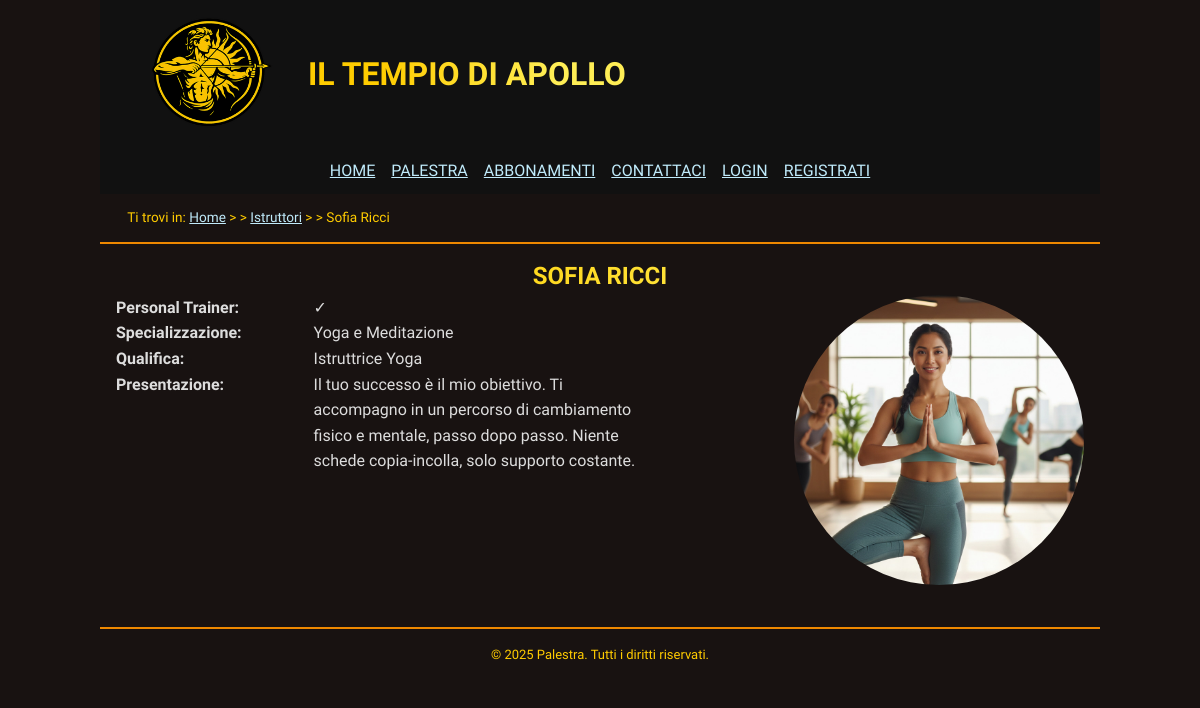
/html/profilo-istruttore.php?id=10, run on the app's committed database.
### tables this page shows
CREATE TABLE Istruttore (
    id_utente BIGINT UNSIGNED PRIMARY KEY REFERENCES Utente(id_utente) ON DELETE CASCADE,
    specializzazione VARCHAR(100),
    qualifica VARCHAR(100),
    telefono VARCHAR(20),
    presentazione VARCHAR(255)
);

CREATE TABLE Personal_Trainer (
    id_istruttore BIGINT UNSIGNED PRIMARY KEY REFERENCES Istruttore(id_utente) ON DELETE CASCADE
);

CREATE TABLE Utente (
    id_utente SERIAL PRIMARY KEY,
    nome VARCHAR(100) NOT NULL,
    cognome VARCHAR(100) NOT NULL,
    email VARCHAR(100) UNIQUE NOT NULL,
    password_hash CHAR(60) NOT NULL 
);

### html/profilo-istruttore.php (the view, shortened to what this page needs)
<?php
require_once "../internal/db_connection.php";
$templateIstruttore = file_get_contents('../internal/profilo-istruttore.html');
$idIstruttore = -1;
if (isset($_GET['id'])) {
    $idIstruttore = (int)$_GET['id'];
}
$query = "SELECT *
    FROM Istruttore
    JOIN Utente on Utente.id_utente = Istruttore.id_utente
    LEFT JOIN Personal_Trainer on Istruttore.id_utente = Personal_Trainer.id_istruttore
    WHERE Utente.id_utente = ?";
$stmt = $conn->prepare($query);
$stmt->bind_param('i', $idIstruttore);
$stmt->execute();
$result = $stmt->get_result();
while ($row = $result->fetch_array(MYSQLI_ASSOC)) {
    $output = $templateIstruttore;
    $imageFile = $idIstruttore;
    $isPt = $row['id_istruttore'] == null ? '&cross;' : '&check;';
    $output = str_replace("[ID Istruttore]", $idIstruttore, $output);
    $output = str_replace("[Immagine Profilo]", $imageFile, $output);
    $output = str_replace("[Nome Istruttore]", htmlspecialchars($row['nome'] . ' ' . $row['cognome']), $output);
    $output = str_replace("[È PT]", $isPt, $output);
    $output = str_replace("[Specializzazione Istruttore]", htmlspecialchars($row['specializzazione']), $output);
    $output = str_replace("[Qualifica Istruttore]", htmlspecialchars($row['qualifica']), $output);
    $output = str_replace("[Presentazione Istruttore]", htmlspecialchars($row['presentazione']), $output);
    $foreignWords = [
        'bodybuilding',
        'personal trainer',
        'functional training',
    ];
    preg_match('/<body>.*<\/body>/s', $output, $body);
    $body = $body[0];
    foreach ($foreignWords as $foreign) {
        $body = preg_replace_callback(
            '/' . $foreign . '/i',
            function ($matches) {
                return '<span lang="en">' . $matches[0] . '</span>';
            },
            $body
        );
    }
    $output = preg_replace(
        '/<body>.*<\/body>/s',
        $body,
        $output
    );
}

### html/css/style.css (style rules this page uses)
* { padding: 0; margin: 0; }
:root { --mainColorLight: #fe5; --mainColor: #fc0; --mainColorDark: #e80; --textColor: #ddd; --urlColor: #c0ebfb; --visitedUrlColor: #965cfd; --mainBackgroundColorDark: #111; --mainBackgroundColor: #181211; --mainBackgroundColorLight: #332; --headerGradient: linear-gradient(to right, var(--mainColor) 25%, var(--mainColorLight) 75%); }
html, body { font-size: 100%; font-family: "Lexend", "Roboto", sans-serif; line-height: 1.6em; }
body { color: var(--textColor); background-color: var(--mainBackgroundColor); max-width: 1000px; margin: auto; }
a:link { text-decoration: underline; color: var(--urlColor); }
a:link:has(.logo) { text-decoration: none; width: fit-content; display: inline; }
h1, h2, h3, h4, h5, h6 { font-weight: bold; background: var(--headerGradient); background-clip: text; color: transparent; -webkit-background-clip: text; -webkit-text-fill-color: transparent; text-shadow: none; }
h1, h2, h3 { text-align: center; text-transform: uppercase; padding: 0.2em 0.5em; }
strong { font-weight: normal; }
header { background-color: var(--mainBackgroundColorDark); }
footer { margin-top: 2em; padding: 1em; font-size: small; color: var(--mainColor); border-top: 2px solid var(--mainColorDark); text-align: center; }
header.intestazione { display: flex; flex-wrap: wrap; align-items: center; top: 0; position: sticky; z-index: 999; padding: 0.5em 2em; text-transform: uppercase; }
.intestazione .logo { width: 156px; box-sizing: border-box; display: inline; vertical-align: middle; padding: .2em .5em; }
.intestazione h1 { display: inline; width: fit-content; flex: 1 1 auto; }
#menu { display: flex; justify-content: space-around; margin: 0 auto; }
#menu ul { display: flex; flex-wrap: wrap; list-style: none; }
#menu li { margin: .2em .5em; }
#breadcrumb { color: var(--mainColor); padding: 0.8em 2em; font-size: 0.85em; border-bottom: 2px solid var(--mainColorDark); }
#breadcrumb>ol::before { content: "Ti trovi in: "; margin-right: .25em; }
#breadcrumb>ol { list-style: none; align-items: baseline; display: flex; }
#breadcrumb>ol>li+li::before { content: "> >"/ ""; margin-right: .25em; }
#breadcrumb>ol>li::after { content: ""; margin-right: .25em; }
:root { --reviewImageSize: 10em; }
:root { --apollo-gradient: linear-gradient(135deg, #ffcc00 0%, #ff6a00 100%); --fire-gradient: linear-gradient(135deg, #ff4e50 0%, #f9d423 100%); --gold: #ffcc00; --orange: #ff6a00; --glow-gold: 0 0 20px rgba(255, 204, 0, 0.3); --shadow-card: 0 10px 30px rgba(0, 0, 0, 0.8); --radius: 12px; }
.dati-pt { padding: 1em; overflow: auto; }
.dati-pt dt:not(:first-child) { display: inline-block; font-weight: bold; width: 20%; }
.dati-pt dt:not(:first-child)::after, .dati-risultato-short dt:not(:first-child)::after { content: ":"; }
.dati-pt dd:not(:nth-child(2)) { display: inline-block; width: 35%; vertical-align: top; }
.dati-pt dd .img-pt { float: right; width: 30%; border-radius: 50%; }

### html/css/print.css (style rules this page uses)
:root { --textColor: #000; --bordo-sezione: .5mm solid black; }
html, body { font-size: 100%; font-family: "Times New Roman", "Times", serif; line-height: 1.6em; }
body { color: var(--textColor); background-color: var(--mainBackgroundColor); max-width: 100%; margin: auto; }
a:link { text-decoration: underline; color: var(--urlColor); }
a:link:has(.logo) { text-decoration: none; width: fit-content; display: inline; }
h1, h2, h3, h4, h5, h6 { background: initial; background-clip: initial; -webkit-background-clip: initial; -webkit-text-fill-color: initial; color: var(--textColor); }
h1, h2, h3 { text-align: center; text-transform: uppercase; }
strong { font-weight: normal; }
footer { margin-top: .5cm; padding-left: 0 0 0 -.5cm; font-size: small; color: var(--textColor); border-top: .2mm solid var(--textColor); }
header.intestazione { all: initial; text-transform: uppercase; }
.intestazione .logo { width: 2.5cm; display: inline; vertical-align: middle; padding: .5cm; }
.intestazione h1 { display: inline; }
#menu { display: none; }
#breadcrumb { color: var(--textColor); padding: 0 0 2mm 2mm; font-size: 85%; border-bottom: .5mm solid var(--textColor); }
:root { --reviewImageSize: 3cm; }

### data on the page
istruttore: presentazione+qualifica+specializzazione (picture), presentazione+qualifica+specializzazione "HOME PALESTRA ABBONAMENTI CONTATTACI LOGIN REGISTRATI Home Istruttori Sofia Ricci ✓ Specializzazione Yoga e Meditazione Qualifica Istruttrice Yoga Presentazione Il tuo successo è il mio obiettivo. Ti accompagno in un percorso di cambiamento fisico e mentale, passo dopo passo. Niente schede copia-incolla, solo supporto costante. © 2025 Palestra. Tutti i diritti riservati."
